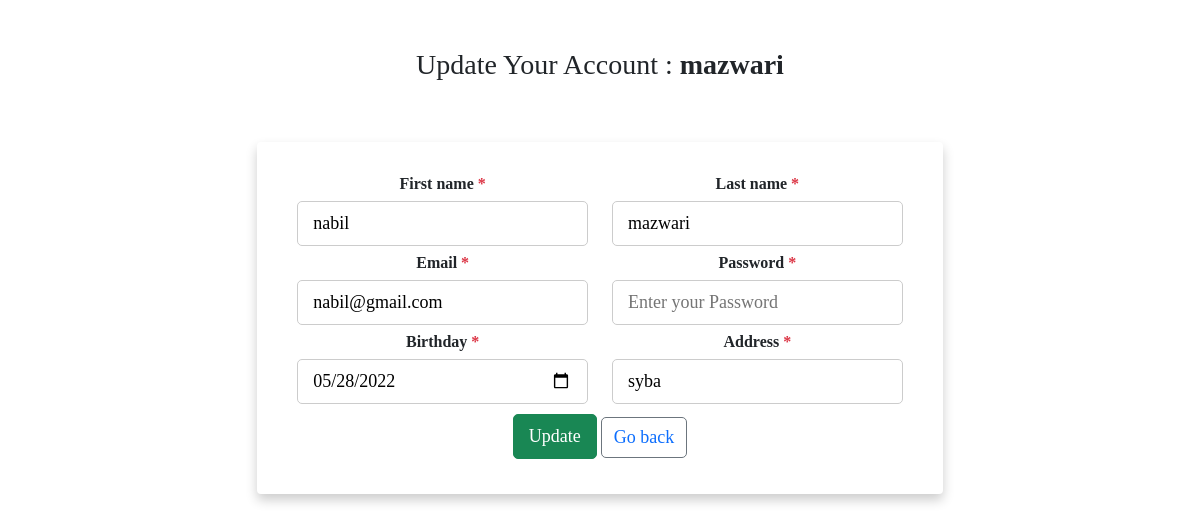
Screenshot of /update.php?id_per=3 with the database file from the repository.
### tables this page shows
CREATE TABLE `personne` (
  `id_per` int(11) NOT NULL,
  `nom` varchar(30) NOT NULL,
  `prenom` varchar(30) NOT NULL,
  `mail` varchar(60) NOT NULL,
  `pw` varchar(122) NOT NULL,
  `date_n` date NOT NULL,
  `adresse` varchar(255) NOT NULL
);

### update.php (the view, shortened to what this page needs)
<?php require_once 'config.php' ?>
<?php
$id_per = $_GET['id_per'];
$statement = $pdo->prepare('SELECT * FROM personne WHERE id_per = :id_per');
$statement->bindValue(':id_per', $id_per);
$statement->execute();
$members = $statement->fetch();
$nom = $members['nom'];
$prenom = $members['prenom'];
$mail = $members['mail'];
$date_n = $members['date_n'];
$adresse = $members['adresse'];
?>
<!doctype html>
<html lang="en">
<head>
    <link href="https://cdn.jsdelivr.net/npm/bootstrap@5.1.3/dist/css/bootstrap.min.css" rel="stylesheet"
>
</head>
<body>
<div class="container-fluid px-1 py-5 mx-auto">
    <div class="row d-flex justify-content-center">
        <div class="col-xl-7 col-lg-8 col-md-9 col-11 text-center">
            <h3>Update Your Account : <b><?php echo $members['nom'] ?></b></h3>
            <div class="card">
                <form class="form-card" method="post" action="">
                    <div class="row justify-content-between text-left">
                        <div class="form-group col-sm-6 flex-column d-flex">
                            <label class="form-control-label px-3">First name<span class="text-danger"> *</span></label>
                            <input type="text" id="fname" name="prenom" placeholder="Enter your first name"
                                   onblur="validate(1)" value="<?php echo $prenom ?>">
                        </div>
                        <div class="form-group col-sm-6 flex-column d-flex">
                            <label class="form-control-label px-3">Last name<span class="text-danger"> *</span></label>
                            <input type="text" id="lname" name="nom" placeholder="Enter your last name"
                                   onblur="validate(2)" value="<?php echo $nom ?>">
                        </div>
                    </div>
                    <div class="row justify-content-between text-left">
                        <div class="form-group col-sm-6 flex-column d-flex">
                            <label class="form-control-label px-3">Email<span class="text-danger"> *</span></label>
                            <input type="email" id="email" name="mail" placeholder="Enter your Email"
                                   onblur="validate(3)" value="<?php echo $mail ?>">
                        </div>
                        <div class="form-group col-sm-6 flex-column d-flex">
                            <label class="form-control-label px-3">Password <span class="text-danger"> *</span></label>
                            <input type="Password" id="mob" name="pw" placeholder="Enter your Password"
                                   onblur="validate(4)">
                        </div>
                    </div>
                    <div class="row justify-content-between text-left">
                        <div class="form-group col-sm-6 flex-column d-flex">
                            <label class="form-control-label px-3">Birthday<span class="text-danger"> *</span></label>
                            <input type="date" id="date" name="date_n" onblur="validate(5)"
                                   value="<?php echo $date_n ?>">
                        </div>
                        <div class="form-group col-sm-6 flex-column d-flex">
                            <label class="form-control-label px-3">Address<span class="text-danger"> *</span></label>
                            <input type="text" id="adresse" name="adresse" placeholder="Enter your address"
                                   onblur="validate(2)" value="<?php echo $adresse ?>">
                        </div>
                    </div>
                    <div class="row justify-content-end">
                        <center>
                            <div class="form-group col-sm-6">
                                <button type="submit" class="btn-block btn-success">Update</button>
                                <button type="submit" class="btn btn-outline-secondary"><a href="index.php">Go back</a>
                                </button>
                            </div>
                        </center>
                    </div>
                </form>
            </div>
        </div>
    </div>
</div>
</body>
</html>

### update.php (style rules this page uses)
body { overflow-x: hidden; height: 100%; background-image: url("https://i.imgur.com/GMmCQHC.png"); background-repeat: no-repeat; background-size: 100% 100%; font-family: cursive; font-weight: bold; }
.card { padding: 30px 40px; margin-top: 60px; margin-bottom: 60px; border: none !important; box-shadow: 0 6px 12px 0 rgba(0, 0, 0, 0.2) }
input, button { padding: 8px 15px; border-radius: 5px !important; margin: 5px 0px; box-sizing: border-box; border: 1px solid #ccc; font-size: 18px !important; font-weight: 300 }
a { text-decoration: none; }

### rows the page displays
personne: nom "mazwari", prenom "nabil", mail "nabil@gmail.com", date_n "05/28/2022", adresse "syba"
